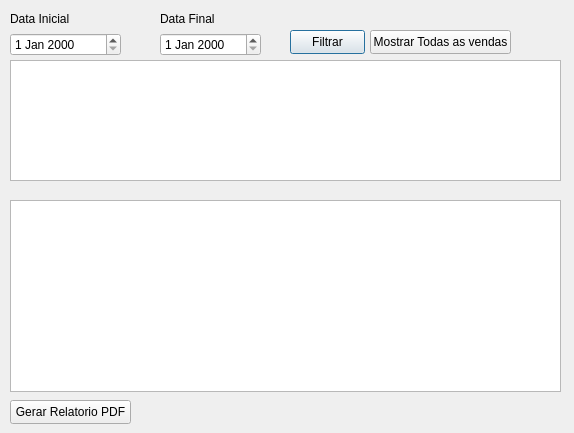
<?xml version="1.0" encoding="UTF-8"?>
<ui version="4.0">
 <class>gestao_vendas</class>
 <widget class="QDialog" name="gestao_vendas">
  <property name="geometry">
   <rect>
    <x>0</x>
    <y>0</y>
    <width>574</width>
    <height>433</height>
   </rect>
  </property>
  <property name="windowTitle">
   <string>Dialog</string>
  </property>
  <widget class="QPushButton" name="btn_filtrar">
   <property name="geometry">
    <rect>
     <x>290</x>
     <y>30</y>
     <width>75</width>
     <height>24</height>
    </rect>
   </property>
   <property name="text">
    <string>Filtrar</string>
   </property>
  </widget>
  <widget class="QTableWidget" name="tw_listavendas">
   <property name="geometry">
    <rect>
     <x>10</x>
     <y>60</y>
     <width>551</width>
     <height>121</height>
    </rect>
   </property>
  </widget>
  <widget class="QTableWidget" name="tw_listadeprodutosvendas">
   <property name="geometry">
    <rect>
     <x>10</x>
     <y>200</y>
     <width>551</width>
     <height>192</height>
    </rect>
   </property>
  </widget>
  <widget class="QPushButton" name="btn_relatorioPDF">
   <property name="geometry">
    <rect>
     <x>10</x>
     <y>400</y>
     <width>121</width>
     <height>24</height>
    </rect>
   </property>
   <property name="text">
    <string>Gerar Relatorio PDF</string>
   </property>
  </widget>
  <widget class="QPushButton" name="pushButton">
   <property name="geometry">
    <rect>
     <x>370</x>
     <y>30</y>
     <width>141</width>
     <height>24</height>
    </rect>
   </property>
   <property name="text">
    <string>Mostrar Todas as vendas</string>
   </property>
  </widget>
  <widget class="QWidget" name="">
   <property name="geometry">
    <rect>
     <x>10</x>
     <y>10</y>
     <width>111</width>
     <height>46</height>
    </rect>
   </property>
   <layout class="QVBoxLayout" name="verticalLayout_2">
    <item>
     <widget class="QLabel" name="label">
      <property name="text">
       <string>Data Inicial</string>
      </property>
     </widget>
    </item>
    <item>
     <widget class="QDateEdit" name="de_datainit"/>
    </item>
   </layout>
  </widget>
  <widget class="QWidget" name="">
   <property name="geometry">
    <rect>
     <x>160</x>
     <y>10</y>
     <width>101</width>
     <height>46</height>
    </rect>
   </property>
   <layout class="QVBoxLayout" name="verticalLayout">
    <item>
     <widget class="QLabel" name="label_2">
      <property name="text">
       <string>Data Final</string>
      </property>
     </widget>
    </item>
    <item>
     <widget class="QDateEdit" name="de_datefinal"/>
    </item>
   </layout>
  </widget>
 </widget>
 <resources/>
 <connections/>
</ui>
